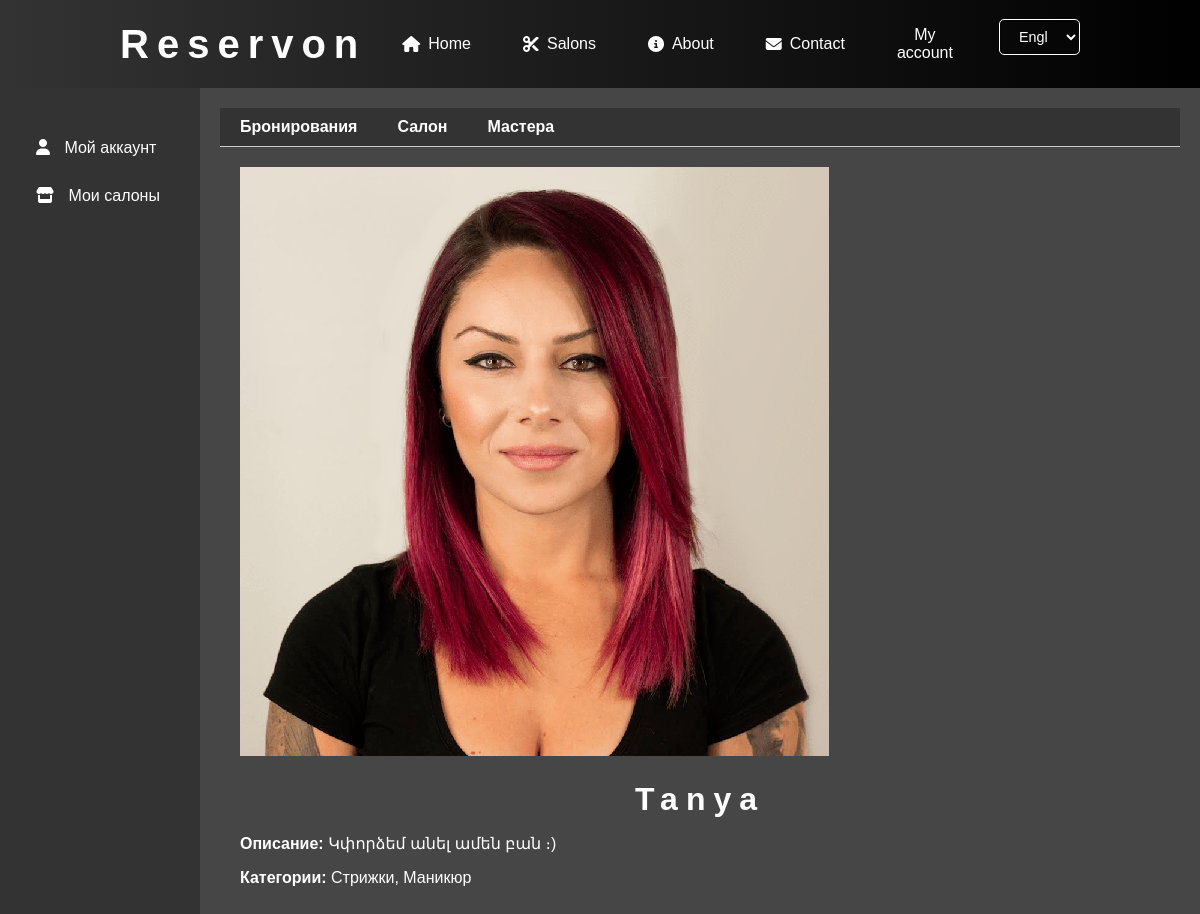
The app's page /user-account/barbers/1/ (signed in) with its own data.
### salons/models.py (models this page shows, shortened)
class Barber(models.Model):
    salon = models.ForeignKey(Salon, on_delete=models.CASCADE, related_name='barbers')
    user = models.OneToOneField(User, on_delete=models.SET_NULL, null=True, blank=True)
    name = models.CharField(max_length=100)
    avatar = models.ImageField(upload_to='salons/barbers', blank=True, null=True)
    description = models.TextField(blank=True, null=True)
    categories = models.ManyToManyField(ServiceCategory, related_name='barbers')  # Add this line
    def get_avatar_url(self):
        if self.avatar and self.avatar.url:
            return self.avatar.url
        return '/static/salons/img/default-avatar.png'

class ServiceCategory(models.Model):
    name = models.CharField(max_length=100, unique=True)  # Название категории
    default_duration = models.IntegerField('Default duration (minutes)', default=15)
    def __str__(self):
        return self.name

### user_account/views.py (the view)
# urls.py: path('barbers/<int:barber_id>/', views.barber_detail, name='barber_detail'),
@login_required
def barber_detail(request, barber_id):
    barber = get_object_or_404(Barber, id=barber_id, salon__admins=request.user)
    context = {
        'barber': barber,
    }
    return render(request, 'user_account/barber_detail.html', context)

### user_account/templates/user_account/barber_detail.html
{% extends "user_account/account_base.html" %}
{% block page_content %}
<div class="barber-detail">
    <img src="{{ barber.get_avatar_url }}" alt="{{ barber.name }}" class="barber-avatar-large">
    <h1>{{ barber.name }}</h1>
    <p><strong>Описание:</strong> {{ barber.description }}</p>
    <p><strong>Категории:</strong> {{ barber.categories.all|join:", " }}</p>
</div>
{% endblock %}

### main/static/main/css/main.css (style rules this page uses)
body { background-color: #000; color: #fff; font-family: 'Helvetica Neue', Helvetica, Arial, sans-serif; margin: 0; padding: 0; }
* { box-sizing: border-box; }
h1 { font-family: Moderne Sans, sans-serif; text-align: center; font-size: 2rem; width: 100%; letter-spacing: .5rem; margin-bottom: 20px; }

### user_account/static/user_account/css/unified.css (style rules this page uses)
body { background-color: #333; color: #fff; font-family: 'Arial', sans-serif; margin: 0; padding: 0; }
h1, h2, h3, h4 { color: #fff; margin-bottom: 15px; }

### user_account/static/user_account/css/edit_booking.css (style rules this page uses)
:root { --primary-color: #009bff; --primary-hover: #006bb3; --secondary-color: #f0a500; --secondary-hover: #dc9100; --danger-color: #c80000; --danger-hover: #aa0000; --background-color: #333333; --background-hover: #3c3c3c; --card-background: #333333; --card-hover-background: #3c3c3c; --text-color: #ffffff; --text-muted: #cccccc; --border-color: #c8c8c8; --shadow-color: rgba(0, 0, 0, 0.3); --shadow-hover-color: rgba(0, 0, 0, 0.5); --input-background: #464646; --input-border: #c8c8c8; }

### records on screen
Barber: get_avatar_url (picture), name "Tanya", description "Կփորձեմ անել ամեն բան ։)", categories.all "Стрижки, Маникюр"

### other values on screen
form field language "English"
